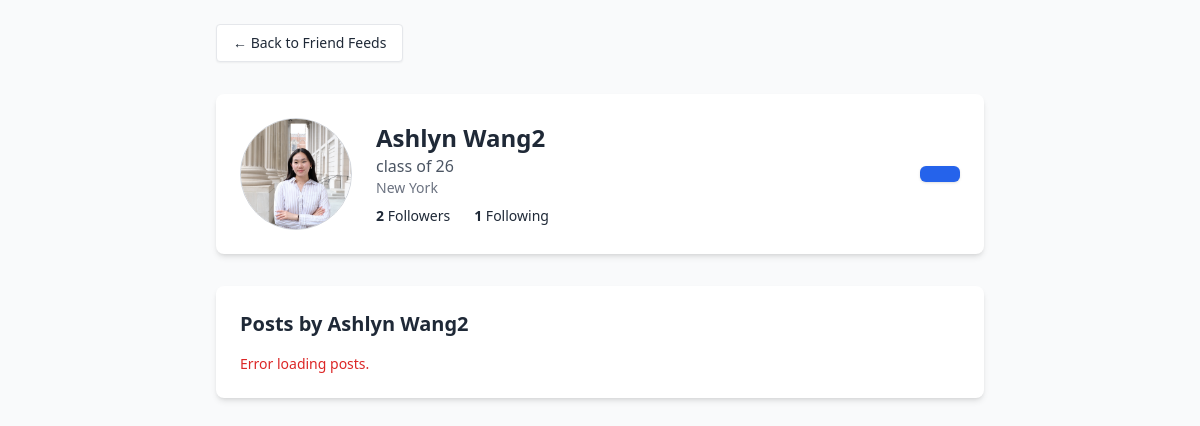
The app's page /user/6 with its own data.
### models.py (models this page shows, shortened)
class User(db.Model):
    id = db.Column(db.Integer, primary_key=True)
    email = db.Column(db.String(120), unique=True, nullable=False)
    password_hash = db.Column(db.String(128), nullable=False)
    reviews = db.relationship('Review', backref='user', lazy=True)
    first_name = db.Column(db.String(120), nullable=True)
    last_name = db.Column(db.String(120), nullable=True)
    bio = db.Column(db.Text, nullable=True)
    location = db.Column(db.String(120), nullable=True)
    profile_picture = db.Column(db.String(255), nullable=True)
    followed = db.relationship(
        'User',
        secondary=follows,
        primaryjoin=(follows.c.follower_id == id),
        secondaryjoin=(follows.c.followed_id == id),
        backref=db.backref('followers', lazy='dynamic'),
        lazy='dynamic'
    )

### app.py (the view)
@app.route('/user/<int:user_id>')
def user_profile_page(user_id):
    user = User.query.get(user_id)
    if not user:
        return "User not found", 404
    display_name = f"{user.first_name} {user.last_name}" if user.first_name and user.last_name else user.email
    is_own_profile = (str(user.id) == str(user_id))
    return render_template(
        'indiv_profile.html',
        user_id=user.id,
        user_email=user.email,
        profile_picture=user.profile_picture,
        display_name=display_name,
        first_name=user.first_name,
        last_name=user.last_name,
        bio=user.bio,
        location=user.location,
        followers_count=len(user.followers.all()),
        following_count=len(user.followed.all())
    )

### templates/indiv_profile.html (shortened to what this page needs)
<!DOCTYPE html>
<html lang="en">
<head>
    <script src="https://cdn.tailwindcss.com"></script>
</head>
<body class="bg-gray-50 text-gray-800 p-6">
    <div class="max-w-3xl mx-auto space-y-8">
        <a href="{{ url_for('feed_page') }}"
            class="inline-block text-sm bg-white border px-4 py-2 rounded hover:bg-gray-200 shadow-sm">
            ← Back to Friend Feeds
        </a>
        <div class="flex items-center gap-6 bg-white p-6 rounded-lg shadow-md">
            <img src="{{ profile_picture or url_for('static', filename='images/default-avatar.png') }}"
                alt="Profile Picture" class="w-28 h-28 object-cover rounded-full border border-gray-300" />
            <div>
                <h2 class="text-2xl font-semibold">{{ display_name }}</h2>
                <p class="text-gray-600">{{ bio or '' }}</p>
                <p class="text-sm text-gray-500">{{ location or '' }}</p>
                <div class="flex gap-6 mt-2 text-sm">
                    <span><strong id="followers-count">{{ followers_count }}</strong> Followers</span>
                    <span><strong id="following-count">{{ following_count }}</strong> Following</span>
                </div>
            </div>
            <button id="follow-status-button"
                class="ml-auto px-5 py-2 text-sm rounded-md bg-blue-600 hover:bg-blue-700 text-white font-medium shadow"></button>
        </div>
        <div class="bg-white p-6 rounded-lg shadow-md">
            <h3 class="text-xl font-semibold mb-4">Posts by {{ display_name }}</h3>
            <div id="reviews-list" class="space-y-6 text-sm text-gray-700">
            </div>
        </div>
    </div>
</body>
</html>

### records on screen
User: profile_picture (picture), bio "class of 26", location "New York"

### other values on screen
{{ display_name }} "Ashlyn Wang2"
{{ followers_count }} "2"
{{ following_count }} "1"
